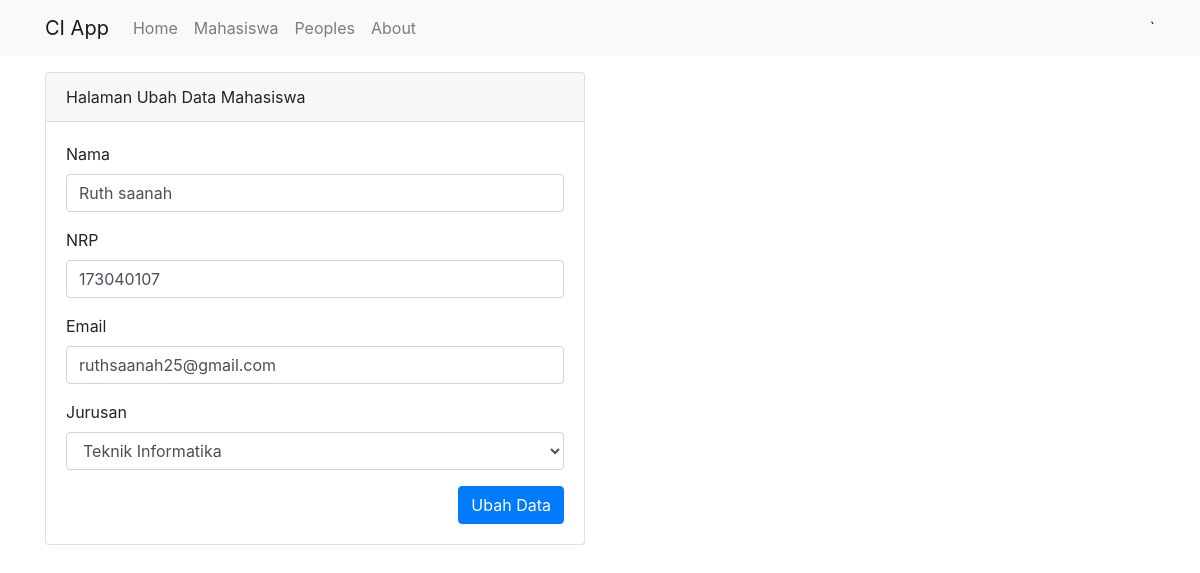
The page /mahasiswa/ubah/1 on the database its author committed.
### tables this page shows
CREATE TABLE `mahasiswa` (
  `id` int(250) NOT NULL,
  `nama` varchar(100) NOT NULL,
  `nrp` varchar(100) NOT NULL,
  `email` varchar(100) NOT NULL,
  `jurusan` varchar(100) NOT NULL
);

### application/controllers/Mahasiswa.php (called while the page is built, shortened)
<?php
class Mahasiswa extends CI_Controller
{
    public function __construct(){
        $this->load->model('Mahasiswa_model');
        $this->load->library('form_validation');
    }
    public function ubah($id){
        $data['judul'] = 'Form Ubah Data Mahasiswa';
        $data['mahasiswa'] = $this->Mahasiswa_model->getMahasiswaById($id);
        $data['jurusan'] = ['Teknik Informatika', 'Teknik Mesin', 'Teknik Planologi', 'Teknik Pangan', 'Teknik Lingkungan'];
        $this->form_validation->set_rules('nama', 'Nama', 'required');
        $this->form_validation->set_rules('nrp', 'NRP', 'required|numeric');
        $this->form_validation->set_rules('email', 'Email', 'required|valid_email');
        if ($this->form_validation->run() == false) {
            $this->load->view('templates/header', $data);
            $this->load->view('mahasiswa/ubah', $data);
            $this->load->view('templates/footer');
        } else {
            $this->Mahasiswa_model->ubahDataMahasiswa();
            $this->session->set_flashdata('flash', 'Diubah');
            redirect('mahasiswa');
        }
    }
}

### index.php (called while the page is built, shortened)
<?php
require_once BASEPATH.'core/CodeIgniter.php';

### application/models/Mahasiswa_model.php (called while the page is built, shortened)
<?php
class Mahasiswa_model extends CI_model {
    public function getMahasiswaById($id){
        return $this->db->get_where('mahasiswa', ['id' => $id])->row_array();
    }
}

### application/views/mahasiswa/ubah.php (the view, shortened to what this page needs)
<div class="container">
    <div class="row mt-3">
        <div class="col-md-6">
            <div class="card">
                <div class="card-header">
                    Halaman Ubah Data Mahasiswa
                </div>
                <div class="card-body">
                    <form action="" method="post">
                        <div class="form-group">
                            <label for="nama">Nama</label>
                            <input type="text" name="nama" class="form-control" id="nama" value="<?= $mahasiswa['nama']; ?>">
                        </div>
                        <div class="form-group">
                            <label for="nrp">NRP</label>
                            <input type="text" name="nrp" class="form-control" id="nrp" value="<?= $mahasiswa['nrp']; ?>">
                        </div>
                        <div class="form-group">
                            <label for="email">Email</label>
                            <input type="text" name="email" class="form-control" id="email" value="<?= $mahasiswa['email']; ?>">
                        </div>
                        <div class="form-group">
                            <label for="jurusan">Jurusan</label>
                            <select class="form-control" id="jurusan" name="jurusan">
                                <?php foreach( $jurusan as $j ) : ?>
                                    <?php if( $j == $mahasiswa['jurusan'] ) : ?>
                                        <option value="<?= $j; ?>" selected><?= $j; ?></option>
                                    <?php else : ?>
                                        <option value="<?= $j; ?>"><?= $j; ?></option>
                                    <?php endif; ?>
                                <?php endforeach; ?>
                            </select>
                        </div>
                        <button type="submit" name="ubah" class="btn btn-primary float-right">Ubah Data</button>
                    </form>
                </div>
            </div>
        </div>
    </div>
</div>

### rows shown on the page
mahasiswa: nama "Ruth saanah", nrp "173040107", email "ruthsaanah25@gmail.com", jurusan "Teknik Informatika"
